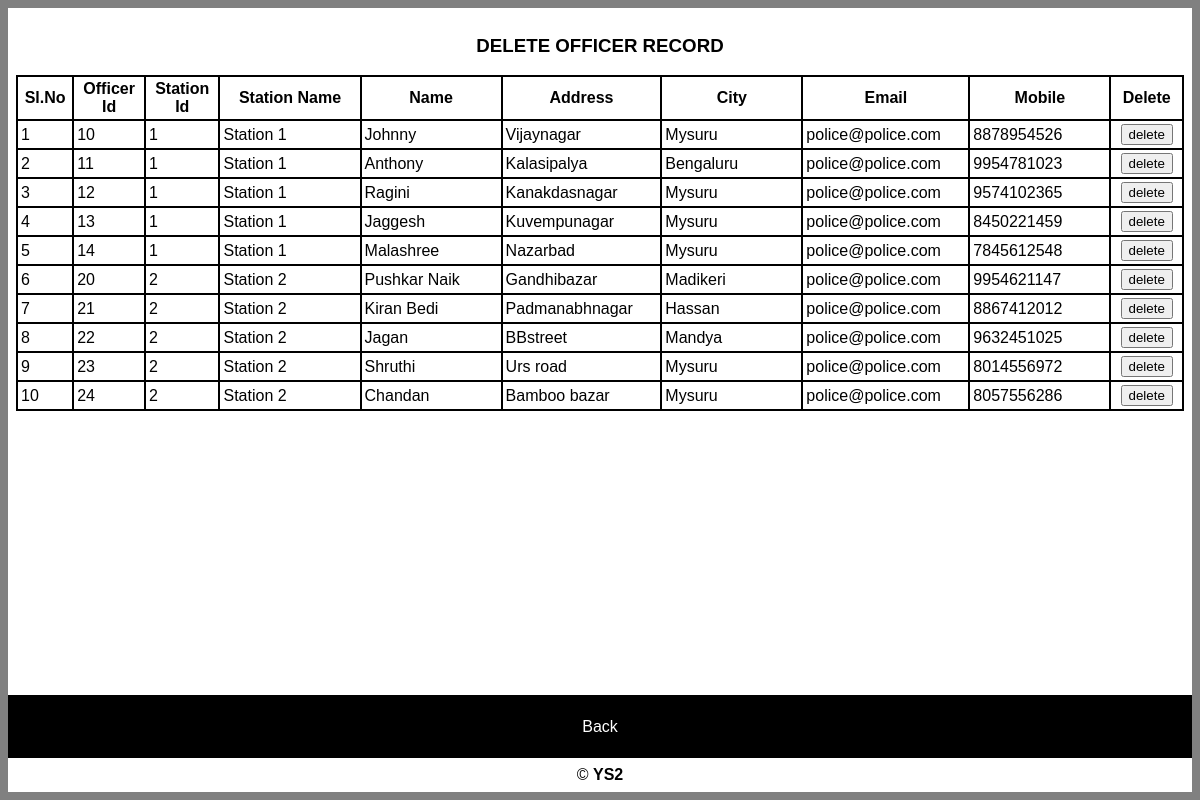
The page /deloff.php on the database its author committed.
### tables this page shows
CREATE TABLE `police` (
  `Officer_Id` varchar(20) NOT NULL DEFAULT '0',
  `Station_Id` int(20) NOT NULL DEFAULT '0',
  `Station_Name` varchar(20) NOT NULL,
  `Address` varchar(50) NOT NULL,
  `City` varchar(20) NOT NULL,
  `Email` varchar(50) NOT NULL,
  `Mobile` bigint(50) NOT NULL,
  `name` varchar(20) NOT NULL,
  `password` varchar(15) NOT NULL
);

### deloff.php (the view, shortened to what this page needs)
<html>
<head>
  <link rel="stylesheet" media="screen" href="login.css" >
</head>
<body>
	<table align='center' border='0' bgcolor='black' width='100%' height='100%' cellpadding='8' cellspacing='0' height='200'>
          <tr>
            <td colspan="3" bgcolor='white' valign='top'>
<?php
$conn=mysqli_connect("localhost", "root","") or die(mysqli_error());
mysqli_select_db($conn,"prison");
$result=mysqli_query($conn,"select * from police");
?>
<?php
print "<table width='100%' border='0' cellpadding='3' cellspacing='2' bgcolor='black'>
<caption><b><h3>DELETE OFFICER RECORD</h3></b></caption>
<tr bgcolor='white'>
<th width='3%'>Sl.No</th>
<th width='5%'>Officer Id </th>
<th width='5%'>Station Id  </th>
<th width='10%'>Station Name</th>
<th width='10%'>Name</th>
<th width='10%'>Address</th>
<th width='10%'>City</th>
<th width='10%'>Email</th>
<th width='10%'>Mobile</th>
<th width='5%'>Delete </th>
</tr>";
$i=1;
while($row=mysqli_fetch_array($result)){
print "<form method=POST>";
print"<tr bgcolor='white'>
<td>$i<input type=\"hidden\" name=\"Officer_Id\" value=\"$row[Officer_Id]\"></td>
<td>$row[Officer_Id]</td>
<td>$row[Station_Id]</td>
<td>$row[Station_Name]</td>
<td>$row[name]</td>
<td>$row[Address]</td>
<td>$row[City]</td>
<td>$row[Email]</td>
<td>$row[Mobile]</td>
<td align='center'><input type=submit name=delete value=delete></td>
</tr>";
print "</form>";
$i++;
}
print"</table>";
?>
<br/>
			</td>
          </tr>
          <tr>
		  <td align="center" height='8%'>
			<a href="sp.php" target="_parent">Back<b></b></a>
          </tr>
           <tr>
            <td colspan='3' align='center' bgcolor='white' height='1'>
					&copy; <strong>
                YS2</strong></td>
          </tr>
	</table>
</body>
</head>
</html>

### login.css (style rules this page uses)
body { font: 14px/21px "Lucida Sans", "Lucida Grande", "Lucida Sans Unicode", sans-serif;background:gray; }
a { color:#fff; text-decoration:none; }

### rows shown on the page
police: Officer_Id "10", Station_Id "1", Station_Name "Station 1", name "Johnny", Address "Vijaynagar", City "Mysuru", Email "police@police.com", Mobile "8878954526"
police: Officer_Id "11", Station_Id "1", Station_Name "Station 1", name "Anthony", Address "Kalasipalya", City "Bengaluru", Email "police@police.com", Mobile "9954781023"
police: Officer_Id "12", Station_Id "1", Station_Name "Station 1", name "Ragini", Address "Kanakdasnagar", City "Mysuru", Email "police@police.com", Mobile "9574102365"
police: Officer_Id "13", Station_Id "1", Station_Name "Station 1", name "Jaggesh", Address "Kuvempunagar", City "Mysuru", Email "police@police.com", Mobile "8450221459"
police: Officer_Id "14", Station_Id "1", Station_Name "Station 1", name "Malashree", Address "Nazarbad", City "Mysuru", Email "police@police.com", Mobile "7845612548"
police: Officer_Id "20", Station_Id "2", Station_Name "Station 2", name "Pushkar Naik", Address "Gandhibazar", City "Madikeri", Email "police@police.com", Mobile "9954621147"
police: Officer_Id "21", Station_Id "2", Station_Name "Station 2", name "Kiran Bedi", Address "Padmanabhnagar", City "Hassan", Email "police@police.com", Mobile "8867412012"
police: Officer_Id "22", Station_Id "2", Station_Name "Station 2", name "Jagan", Address "BBstreet", City "Mandya", Email "police@police.com", Mobile "9632451025"
police: Officer_Id "23", Station_Id "2", Station_Name "Station 2", name "Shruthi", Address "Urs road", City "Mysuru", Email "police@police.com", Mobile "8014556972"
police: Officer_Id "24", Station_Id "2", Station_Name "Station 2", name "Chandan", Address "Bamboo bazar", City "Mysuru", Email "police@police.com", Mobile "8057556286"
